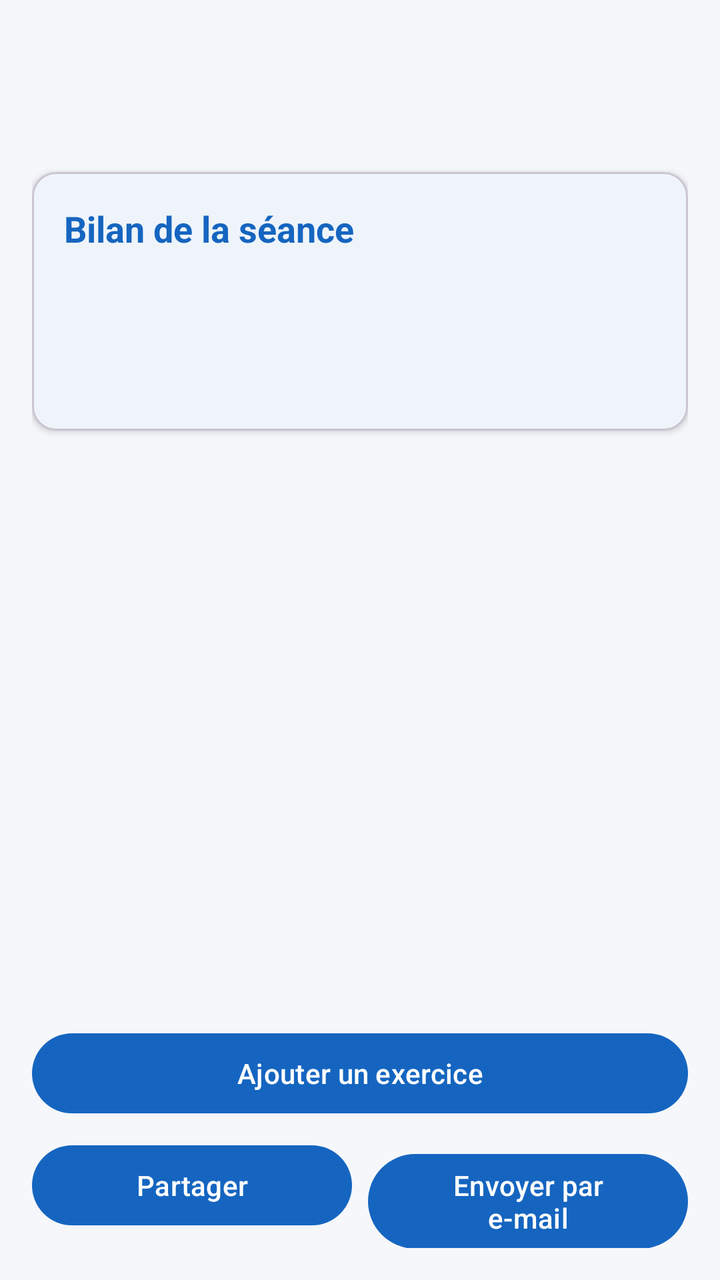
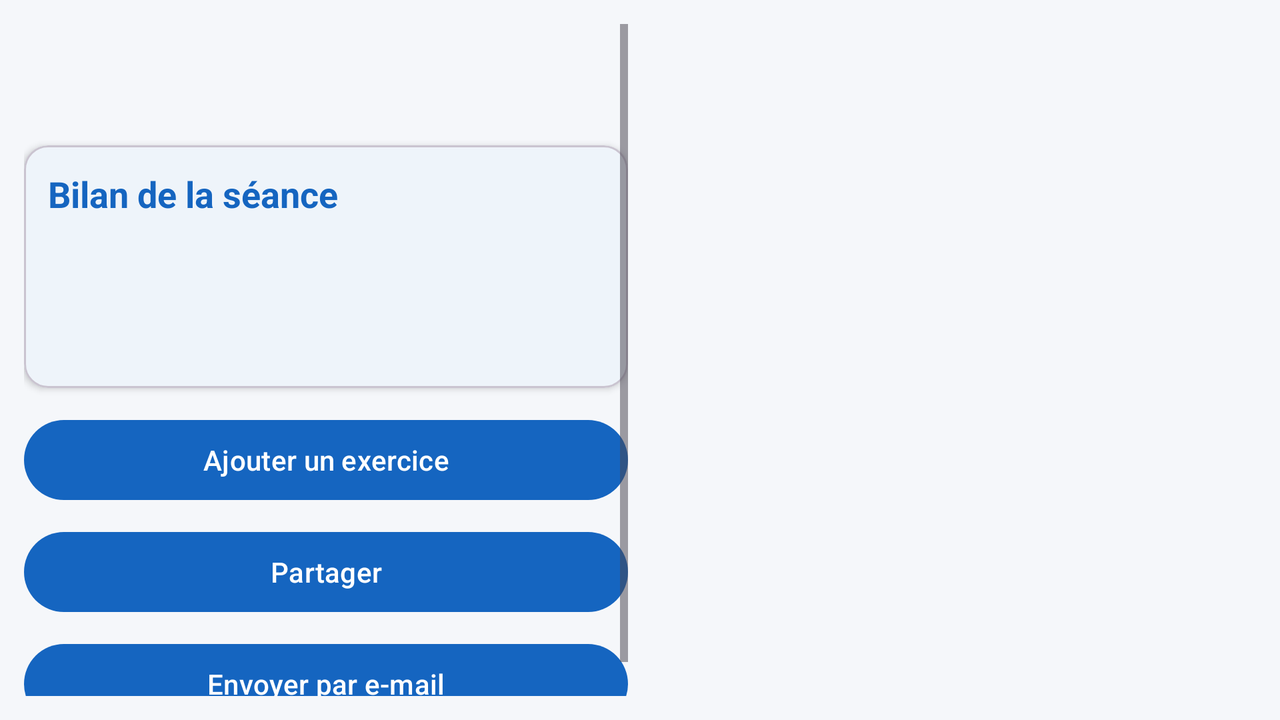

First picture: res/layout/ on a phone held upright. Second picture: the repository's own variant of that layout, on a device whose configuration matches the variant's folder. Source for both follows.
<!-- AndroidManifest.xml: application theme Theme.SuiviSport -->
<!-- res/layout/activity_seance_detail.xml -->
<?xml version="1.0" encoding="utf-8"?>
<LinearLayout xmlns:android="http://schemas.android.com/apk/res/android"
    xmlns:app="http://schemas.android.com/apk/res-auto"
    android:layout_width="match_parent"
    android:layout_height="match_parent"
    android:background="@color/background"
    android:orientation="vertical"
    android:padding="@dimen/spacing_medium">

    <TextView
        android:id="@+id/tv_titre"
        android:layout_width="match_parent"
        android:layout_height="wrap_content"
        android:textColor="@color/text_primary"
        android:textSize="@dimen/text_title"
        android:textStyle="bold" />

    <TextView
        android:id="@+id/tv_date"
        android:layout_width="match_parent"
        android:layout_height="wrap_content"
        android:textColor="@color/text_secondary"
        android:textSize="@dimen/text_body" />

    <TextView
        android:id="@+id/tv_notes"
        android:layout_width="match_parent"
        android:layout_height="wrap_content"
        android:layout_marginTop="@dimen/spacing_small"
        android:textColor="@color/text_primary"
        android:textSize="@dimen/text_body"
        android:visibility="gone" />

    <com.google.android.material.card.MaterialCardView
        android:layout_width="match_parent"
        android:layout_height="wrap_content"
        android:layout_marginTop="@dimen/spacing_medium"
        app:cardBackgroundColor="@color/surface"
        app:cardCornerRadius="@dimen/card_radius"
        app:cardElevation="@dimen/card_elevation">

        <LinearLayout
            android:layout_width="match_parent"
            android:layout_height="wrap_content"
            android:orientation="vertical"
            android:padding="@dimen/spacing_medium">

            <TextView
                android:layout_width="match_parent"
                android:layout_height="wrap_content"
                android:text="@string/detail_stats_title"
                android:textColor="@color/primary"
                android:textSize="@dimen/text_subtitle"
                android:textStyle="bold" />

            <TextView
                android:id="@+id/tv_nb_exercices"
                android:layout_width="match_parent"
                android:layout_height="wrap_content"
                android:layout_marginTop="@dimen/spacing_small"
                android:textColor="@color/text_primary"
                android:textSize="@dimen/text_body" />

            <TextView
                android:id="@+id/tv_volume"
                android:layout_width="match_parent"
                android:layout_height="wrap_content"
                android:textColor="@color/text_primary"
                android:textSize="@dimen/text_body" />

            <TextView
                android:id="@+id/tv_duree"
                android:layout_width="match_parent"
                android:layout_height="wrap_content"
                android:textColor="@color/text_primary"
                android:textSize="@dimen/text_body" />
        </LinearLayout>
    </com.google.android.material.card.MaterialCardView>

    <FrameLayout
        android:layout_width="match_parent"
        android:layout_height="0dp"
        android:layout_marginTop="@dimen/spacing_medium"
        android:layout_weight="1">

        <androidx.recyclerview.widget.RecyclerView
            android:id="@+id/rv_exercices"
            android:layout_width="match_parent"
            android:layout_height="match_parent" />

        <TextView
            android:id="@+id/tv_empty"
            android:layout_width="wrap_content"
            android:layout_height="wrap_content"
            android:layout_gravity="center"
            android:gravity="center"
            android:text="@string/empty_exercices"
            android:textColor="@color/text_secondary"
            android:textSize="@dimen/text_body"
            android:visibility="gone" />
    </FrameLayout>

    <Button
        android:id="@+id/btn_add_exercice"
        android:layout_width="match_parent"
        android:layout_height="wrap_content"
        android:minHeight="@dimen/touch_min"
        android:text="@string/btn_add_exercice" />

    <LinearLayout
        android:layout_width="match_parent"
        android:layout_height="wrap_content"
        android:layout_marginTop="@dimen/spacing_small"
        android:orientation="horizontal">

        <Button
            android:id="@+id/btn_share"
            android:layout_width="0dp"
            android:layout_height="wrap_content"
            android:layout_marginEnd="@dimen/spacing_small"
            android:layout_weight="1"
            android:minHeight="@dimen/touch_min"
            android:text="@string/btn_share" />

        <Button
            android:id="@+id/btn_email"
            android:layout_width="0dp"
            android:layout_height="wrap_content"
            android:layout_weight="1"
            android:minHeight="@dimen/touch_min"
            android:text="@string/btn_email" />
    </LinearLayout>
</LinearLayout>
<!-- resources referenced by this layout -->
<resources>
  <color name="background">#FFF5F7FA</color>
  <color name="primary">#FF1565C0</color>
  <color name="surface">#FFFFFFFF</color>
  <color name="text_primary">#FF1B1F24</color>
  <color name="text_secondary">#FF5F6B7A</color>
  <dimen name="card_elevation">2dp</dimen>
  <dimen name="card_radius">12dp</dimen>
  <dimen name="spacing_medium">16dp</dimen>
  <dimen name="spacing_small">8dp</dimen>
  <dimen name="text_body">16sp</dimen>
  <dimen name="text_subtitle">18sp</dimen>
  <dimen name="text_title">24sp</dimen>
  <dimen name="touch_min">48dp</dimen>
  <string name="btn_add_exercice">Ajouter un exercice</string>
  <string name="btn_email">Envoyer par e-mail</string>
  <string name="btn_share">Partager</string>
  <string name="detail_stats_title">Bilan de la séance</string>
  <string name="empty_exercices">Aucun exercice dans cette séance.</string>
  <style name="Theme.SuiviSport" parent="Base.Theme.SuiviSport" />
  <style name="Base.Theme.SuiviSport" parent="Theme.Material3.DayNight.NoActionBar">
          <item name="colorPrimary">@color/primary</item>
          <item name="colorOnPrimary">@color/on_primary</item>
          <item name="colorSurface">@color/surface</item>
          <item name="colorOnSurface">@color/text_primary</item>
          <item name="colorOnBackground">@color/text_primary</item>
          <item name="android:colorBackground">@color/background</item>
      </style>
  <color name="on_primary">#FFFFFFFF</color>
</resources>
<!-- res/layout-land/activity_seance_detail.xml (the repository's variant of the layout above) -->
<!-- drawn on the phone turned sideways -->
<?xml version="1.0" encoding="utf-8"?>
<LinearLayout xmlns:android="http://schemas.android.com/apk/res/android"
    xmlns:app="http://schemas.android.com/apk/res-auto"
    android:layout_width="match_parent"
    android:layout_height="match_parent"
    android:background="@color/background"
    android:orientation="horizontal"
    android:padding="@dimen/spacing_medium">

    
    <ScrollView
        android:layout_width="0dp"
        android:layout_height="match_parent"
        android:layout_marginEnd="@dimen/spacing_medium"
        android:layout_weight="1">

        <LinearLayout
            android:layout_width="match_parent"
            android:layout_height="wrap_content"
            android:orientation="vertical">

            <TextView
                android:id="@+id/tv_titre"
                android:layout_width="match_parent"
                android:layout_height="wrap_content"
                android:textColor="@color/text_primary"
                android:textSize="@dimen/text_title"
                android:textStyle="bold" />

            <TextView
                android:id="@+id/tv_date"
                android:layout_width="match_parent"
                android:layout_height="wrap_content"
                android:textColor="@color/text_secondary"
                android:textSize="@dimen/text_body" />

            <TextView
                android:id="@+id/tv_notes"
                android:layout_width="match_parent"
                android:layout_height="wrap_content"
                android:layout_marginTop="@dimen/spacing_small"
                android:textColor="@color/text_primary"
                android:textSize="@dimen/text_body"
                android:visibility="gone" />

            <com.google.android.material.card.MaterialCardView
                android:layout_width="match_parent"
                android:layout_height="wrap_content"
                android:layout_marginTop="@dimen/spacing_medium"
                app:cardBackgroundColor="@color/surface"
                app:cardCornerRadius="@dimen/card_radius"
                app:cardElevation="@dimen/card_elevation">

                <LinearLayout
                    android:layout_width="match_parent"
                    android:layout_height="wrap_content"
                    android:orientation="vertical"
                    android:padding="@dimen/spacing_medium">

                    <TextView
                        android:layout_width="match_parent"
                        android:layout_height="wrap_content"
                        android:text="@string/detail_stats_title"
                        android:textColor="@color/primary"
                        android:textSize="@dimen/text_subtitle"
                        android:textStyle="bold" />

                    <TextView
                        android:id="@+id/tv_nb_exercices"
                        android:layout_width="match_parent"
                        android:layout_height="wrap_content"
                        android:layout_marginTop="@dimen/spacing_small"
                        android:textColor="@color/text_primary"
                        android:textSize="@dimen/text_body" />

                    <TextView
                        android:id="@+id/tv_volume"
                        android:layout_width="match_parent"
                        android:layout_height="wrap_content"
                        android:textColor="@color/text_primary"
                        android:textSize="@dimen/text_body" />

                    <TextView
                        android:id="@+id/tv_duree"
                        android:layout_width="match_parent"
                        android:layout_height="wrap_content"
                        android:textColor="@color/text_primary"
                        android:textSize="@dimen/text_body" />
                </LinearLayout>
            </com.google.android.material.card.MaterialCardView>

            <Button
                android:id="@+id/btn_add_exercice"
                android:layout_width="match_parent"
                android:layout_height="wrap_content"
                android:layout_marginTop="@dimen/spacing_medium"
                android:minHeight="@dimen/touch_min"
                android:text="@string/btn_add_exercice" />

            <Button
                android:id="@+id/btn_share"
                android:layout_width="match_parent"
                android:layout_height="wrap_content"
                android:layout_marginTop="@dimen/spacing_small"
                android:minHeight="@dimen/touch_min"
                android:text="@string/btn_share" />

            <Button
                android:id="@+id/btn_email"
                android:layout_width="match_parent"
                android:layout_height="wrap_content"
                android:layout_marginTop="@dimen/spacing_small"
                android:minHeight="@dimen/touch_min"
                android:text="@string/btn_email" />
        </LinearLayout>
    </ScrollView>

    
    <FrameLayout
        android:layout_width="0dp"
        android:layout_height="match_parent"
        android:layout_weight="1">

        <androidx.recyclerview.widget.RecyclerView
            android:id="@+id/rv_exercices"
            android:layout_width="match_parent"
            android:layout_height="match_parent" />

        <TextView
            android:id="@+id/tv_empty"
            android:layout_width="wrap_content"
            android:layout_height="wrap_content"
            android:layout_gravity="center"
            android:gravity="center"
            android:text="@string/empty_exercices"
            android:textColor="@color/text_secondary"
            android:textSize="@dimen/text_body"
            android:visibility="gone" />
    </FrameLayout>
</LinearLayout>
<!-- resources referenced by the variant -->
<!-- as the phone turned sideways resolves them -->
<resources>
  <color name="background">#FFF5F7FA</color>
  <color name="primary">#FF1565C0</color>
  <color name="surface">#FFFFFFFF</color>
  <color name="text_primary">#FF1B1F24</color>
  <color name="text_secondary">#FF5F6B7A</color>
  <dimen name="card_elevation">2dp</dimen>
  <dimen name="card_radius">12dp</dimen>
  <!-- from res/values-land/ -->
  <dimen name="spacing_medium">12dp</dimen>
  <dimen name="spacing_small">8dp</dimen>
  <dimen name="text_body">16sp</dimen>
  <dimen name="text_subtitle">18sp</dimen>
  <!-- from res/values-land/ -->
  <dimen name="text_title">20sp</dimen>
  <dimen name="touch_min">48dp</dimen>
  <string name="btn_add_exercice">Ajouter un exercice</string>
  <string name="btn_email">Envoyer par e-mail</string>
  <string name="btn_share">Partager</string>
  <string name="detail_stats_title">Bilan de la séance</string>
  <string name="empty_exercices">Aucun exercice dans cette séance.</string>
  <style name="Theme.SuiviSport" parent="Base.Theme.SuiviSport" />
  <style name="Base.Theme.SuiviSport" parent="Theme.Material3.DayNight.NoActionBar">
          <item name="colorPrimary">@color/primary</item>
          <item name="colorOnPrimary">@color/on_primary</item>
          <item name="colorSurface">@color/surface</item>
          <item name="colorOnSurface">@color/text_primary</item>
          <item name="colorOnBackground">@color/text_primary</item>
          <item name="android:colorBackground">@color/background</item>
      </style>
  <color name="on_primary">#FFFFFFFF</color>
</resources>
